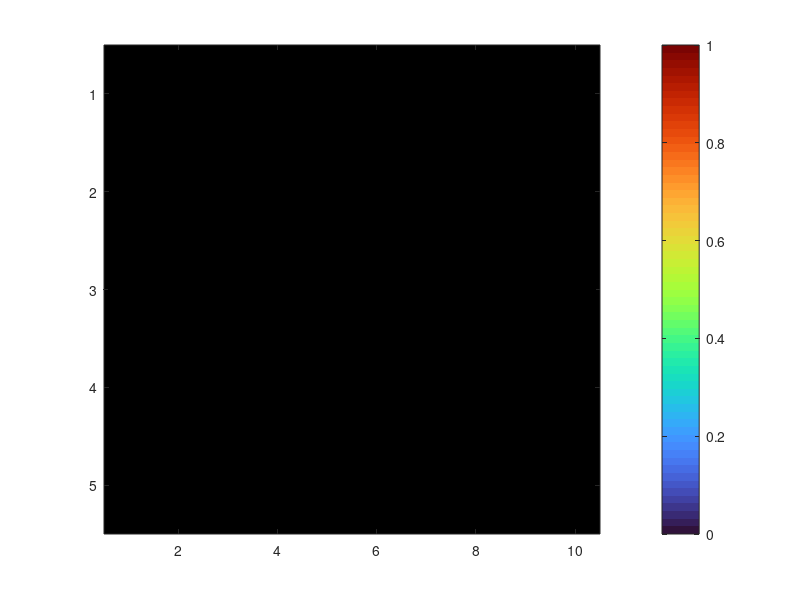

Write MATLAB code to recreate this figure. (Note: this script raises an error after producing the figure.)
function plot_ig_actor_heatmap(outDir)
%PLOT_IG_ACTOR_HEATMAP Heatmap of actor IG (target='all', coarse) per input
% group, comparing E1-E5.
% rows = methods (E1, E2, E3, E5, E4)
% cols = input groups
% color = actor IG attribution %
% Each cell has numeric % overlay.
%
% Usage:
%   plot_ig_actor_heatmap()         % open figure, do NOT save
%   plot_ig_actor_heatmap('/dir')   % save PDF, keep figure open

if nargin < 1, outDir = ''; end
if ~isempty(outDir) && exist(outDir, 'dir') ~= 7, mkdir(outDir); end

ckpts = { ...
    'E1', 'exper_qs_resi_load_boost_3_seed_45_pemass'; ...
    'E2', 'exper_qs_noresi_load_boost_3_seed_45_pemass'; ...
    'E3', 'exper_history_only_load_boost_3_seed_45_pemass'; ...
    'E5', 'May25_01-00-47_exper_qs_resi_load_boost_3_no_torq_seed_45_pemass'; ...
    'E4', 'May24_19-30-38_exper_history_only_no_torq_load_boost_3_seed_45_pemass'; ...
};
% Display order: most-attended first (prev_actions), then torque-related groups,
% then encoder outputs (highlights est_mass < 0.5%).
groups = { ...
    'previous_actions',  'prev actions'; ...
    'dof_pos',           'dof pos'; ...
    'dof_vel',           'dof vel'; ...
    'projected_gravity', 'gravity'; ...
    'est_lin_vel',       'enc/est lin vel'; ...
    'torques',           'raw torques'; ...
    'qs_combined',       'QS features (load+resid)'; ...
    'est_com_delta',     'enc/est com'; ...
    'est_mass',          'enc/est mass'; ...
    'base_ang_vel',      'base ang vel'; ...
};
nC = size(ckpts, 1);
nG = size(groups, 1);
M = nan(nC, nG);

for c = 1:nC
    csvPath = find_latest_actor_ig(ckpts{c, 2});
    if isempty(csvPath)
        warning('No actor_ig CSV for %s', ckpts{c, 1}); continue;
    end
    attr = load_actor_coarse_all(csvPath);
    for g = 1:nG
        gName = groups{g, 1};
        if strcmp(gName, 'qs_combined')
            v = 0;
            if isKey(attr, 'qs_load_features'), v = v + attr('qs_load_features'); end
            if isKey(attr, 'qs_residual_baseline'), v = v + attr('qs_residual_baseline'); end
            M(c, g) = v;
        elseif isKey(attr, gName)
            M(c, g) = attr(gName);
        else
            M(c, g) = 0;
        end
    end
end

% --- Plot
fig = figure('Color', 'w', 'Position', [120, 120, 1100, 380]);
imagesc(M);
try, colormap(turbo); catch, colormap(parula); end
cb = colorbar;
cb.Label.String = 'Attribution [%]';
cb.Label.FontSize = 11;

set(gca, ...
    'XTick', 1:nG, 'XTickLabel', groups(:, 2), ...
    'YTick', 1:nC, 'YTickLabel', ckpts(:, 1), ...
    'TickLabelInterpreter', 'none', 'FontSize', 11);
try, xtickangle(25); catch, end
title('Actor IG attribution per input group (target = action, coarse)');
xlabel('Input group');
ylabel('Method');

cMax = max(M(:), [], 'omitnan');
if isempty(cMax) || ~isfinite(cMax) || cMax == 0, cMax = 1; end
for c = 1:nC
    for g = 1:nG
        v = M(c, g);
        if ~isfinite(v), continue; end
        ratio = v / cMax;
        if ratio > 0.55, txtColor = 'w'; else, txtColor = 'k'; end
        text(g, c, sprintf('%.1f', v), ...
             'HorizontalAlignment', 'center', ...
             'Color', txtColor, 'FontSize', 10, 'FontWeight', 'bold');
    end
end

if ~isempty(outDir)
    pdfPath = fullfile(outDir, 'ig_actor_heatmap.pdf');
    try
        exportgraphics(fig, pdfPath, 'ContentType', 'vector', 'BackgroundColor', 'white');
    catch
        print(fig, pdfPath, '-dpdf', '-bestfit');
    end
    fprintf('[plot_ig_actor_heatmap] saved %s\n', pdfPath);
end

fprintf('\nActor IG attribution (%%):\n');
fprintf('  %-6s ', 'ckpt');
for g = 1:nG, fprintf('%14s ', groups{g, 1}); end
fprintf('\n');
for c = 1:nC
    fprintf('  %-6s ', ckpts{c, 1});
    for g = 1:nG, fprintf('%14.2f ', M(c, g)); end
    fprintf('\n');
end
end


function attr = load_actor_coarse_all(csvPath)
attr = containers.Map('KeyType', 'char', 'ValueType', 'double');
fid = fopen(csvPath, 'r');
if fid < 0, return; end
header = strsplit(fgetl(fid), ',');
[~, iT]  = ismember('target', header);
[~, iGS] = ismember('groupset', header);
[~, iG]  = ismember('group', header);
[~, iP]  = ismember('percent', header);
while ~feof(fid)
    line = fgetl(fid);
    if ~ischar(line) || isempty(line), continue; end
    cols = strsplit(line, ',');
    if numel(cols) < max([iT, iGS, iG, iP]), continue; end
    if ~strcmp(cols{iT}, 'all'), continue; end
    if ~strcmp(cols{iGS}, 'coarse'), continue; end
    g = cols{iG};
    p = str2double(cols{iP});
    if isempty(g) || isnan(p), continue; end
    attr(g) = p;
end
fclose(fid);
end


function csvPath = find_latest_actor_ig(runName)
csvPath = '';
d = dir(fullfile(repo_root(), 'logs', 'wheelfoot_flat', 'WF_TRON1A', ...
                 runName, 'actor_ig', 'actor_ig_summary*.csv'));
if isempty(d), return; end
[~, idx] = max([d.datenum]);
csvPath = fullfile(d(idx).folder, d(idx).name);
end


function root = repo_root()
root = fileparts(fileparts(fileparts(mfilename('fullpath'))));
end
